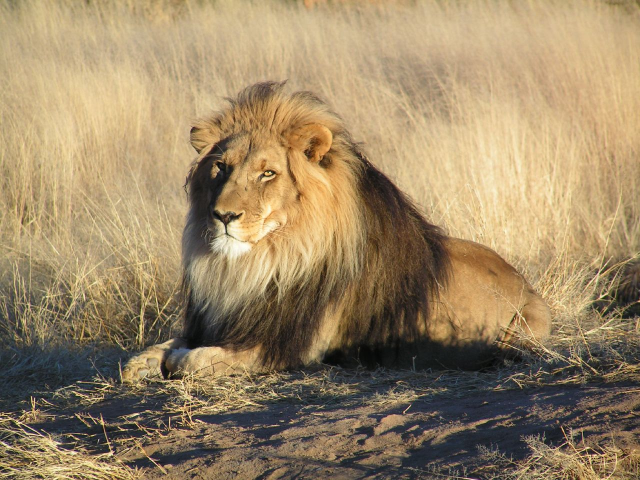
#> input picture Hafta_3/Lion_waiting_in_Namibia.jpeg, 1280 x 960 px (shown at 1/2 size)
$ jupyter execute Kod_1.ipynb
#> lines starting #> are read from the running program, lines starting #| are printed output that depends on the picture; after the words box and inside, x2 and y2 are one past the last pixel; in counts of white or black regions, pixels touching at a corner belong together
[cell 1]
import cv2
import matplotlib.pyplot as plt
import numpy as np

[cell 2]
my_img = cv2.imread("./Lion_waiting_in_Namibia.jpeg")
#> my_img is the input picture: shape (960, 1280, 3); mean B, G, R 102.3, 135.3, 156.3

[cell 3]
type(my_img)

[cell 4]
my_img.shape
#> Out = (960, 1280, 3)

[cell 5]
my_gray_img = cv2.cvtColor(my_img, cv2.COLOR_BGR2GRAY)
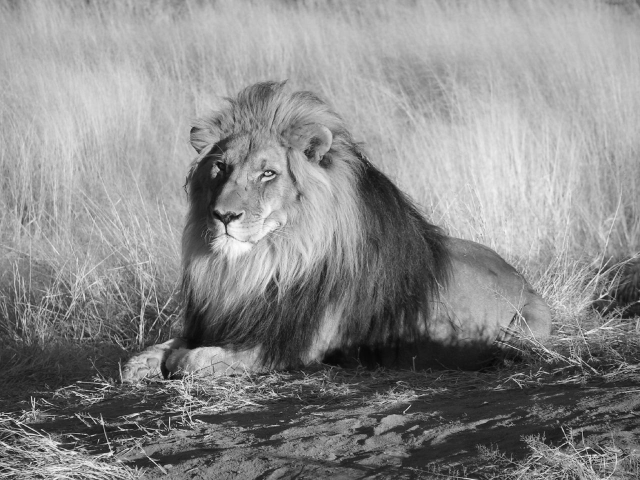
#> my_gray_img: shape (960, 1280) (shown at 1/2 size); min 2, max 254, mean 137.8

[cell 6]
my_gray_img.shape
#> Out = (960, 1280)

[cell 7]
plt.imshow(my_gray_img, cmap="gray")
plt.axis("off")

[cell 8]
# Binary Thresh: İkili eşikleme, verilen thresh (eşik) değeri baz alınarak
# bu eşik değerinin altında kalan piksel değerleri yani örneğin 125'ten küçük
# piksel değerleri siyah rengini alacak (0), büyük veya eşit olanlar ise
# beyaz rengini (255) alacak

[cell 9]
_, my_binary_thresh_img = cv2.threshold(my_gray_img, thresh=125, maxval=255,
                                    type=cv2.THRESH_BINARY)
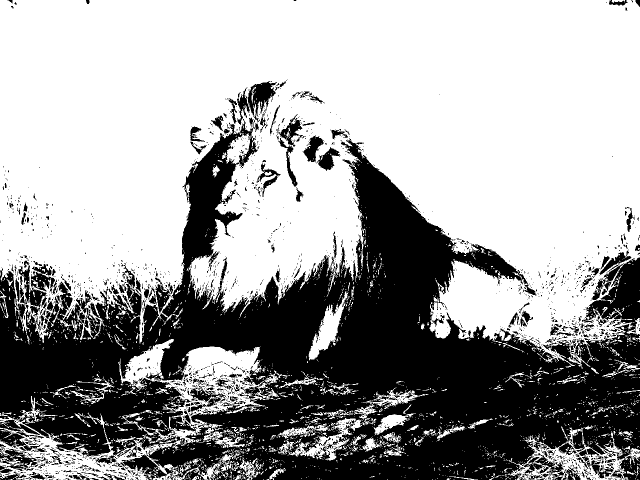
#> my_binary_thresh_img: shape (960, 1280) (shown at 1/2 size); 63.4% white; 2181 black regions (1912 under 20 px), largest, box (x1, y1, x2, y2) and area: (0, 235, 1280, 960) 403922, (495, 162, 552, 245) 2090, (557, 228, 606, 374) 1818

[cell 10]
_
#> Out = 125

[cell 11]
fig = plt.figure(figsize=(10,7))

plt.subplot(1,2,1)
plt.imshow(my_gray_img,cmap="gray")
plt.axis("off")
plt.title("Original Gray Image")

plt.subplot(1,2,2)
plt.imshow(my_binary_thresh_img,cmap="gray")
plt.axis("off")
plt.title("Binary Thresh Image")
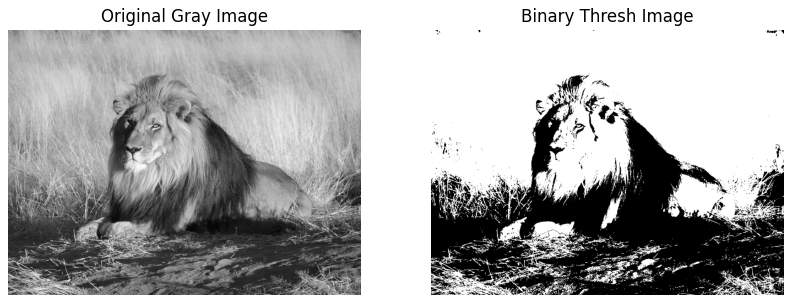
#> figure drawn by matplotlib, 2 panels

[cell 12]
my_gray_img[100,100]
#> Out = 173

[cell 13]
my_binary_thresh_img[100,100]
#> Out = 255

[cell 14]
my_gray_img[500,850]
#> Out = 82

[cell 15]
my_binary_thresh_img[500,850]
#> Out = 0

[cell 16]
_, my_binary_inv_thresh_img = cv2.threshold(my_gray_img, thresh=125, maxval=255,
                                    type=cv2.THRESH_BINARY_INV)

[cell 17]
fig = plt.figure(figsize=(10,7))

plt.subplot(1,3,1)
plt.imshow(my_gray_img,cmap="gray")
plt.axis("off")
plt.title("Original Gray Image")

plt.subplot(1,3,2)
plt.imshow(my_binary_thresh_img,cmap="gray")
plt.axis("off")
plt.title("Binary Thresh Image")

plt.subplot(1,3,3)
plt.imshow(my_binary_inv_thresh_img,cmap="gray")
plt.axis("off")
plt.title("Binary Inverse Thresh Image")
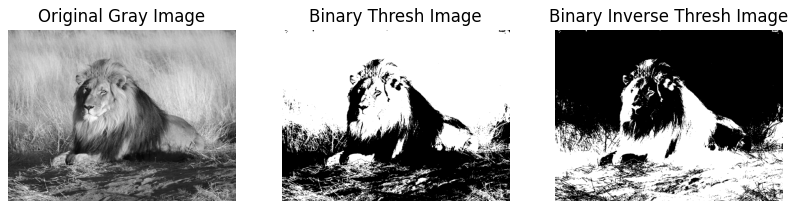
#> figure drawn by matplotlib, 3 panels

[cell 18]
print(f"Original = {my_gray_img[500,850]}")
#| Original = 82
print(f"Binary = {my_binary_thresh_img[500,850]}")
#| Binary = 0
print(f"Binary Inverse = {my_binary_inv_thresh_img[500,850]}")
#| Binary Inverse = 255

[cell 19]
_, my_trunc_thresh_img = cv2.threshold(my_gray_img, thresh=125, maxval=255,
                                    type=cv2.THRESH_TRUNC)
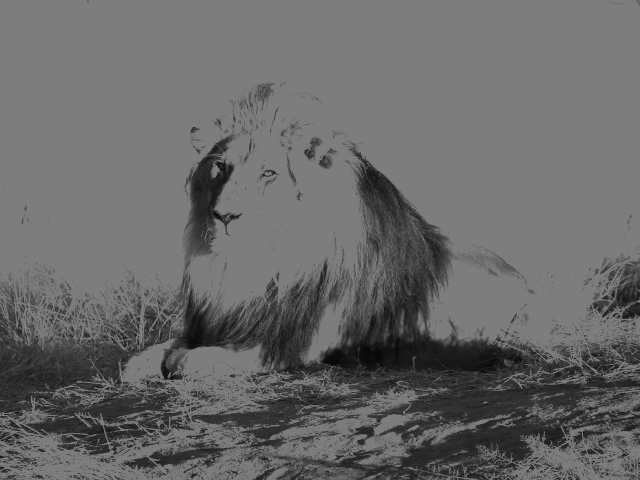
#> my_trunc_thresh_img: shape (960, 1280) (shown at 1/2 size); min 2, max 125, mean 104.5

[cell 20]
fig = plt.figure(figsize=(10,7))

plt.subplot(2,2,1)
plt.imshow(my_gray_img,cmap="gray")
plt.axis("off")
plt.title("Original Gray Image")

plt.subplot(2,2,2)
plt.imshow(my_binary_thresh_img,cmap="gray")
plt.axis("off")
plt.title("Binary Thresh Image")

plt.subplot(2,2,3)
plt.imshow(my_binary_inv_thresh_img,cmap="gray")
plt.axis("off")
plt.title("Binary Inverse Thresh Image")

plt.subplot(2,2,4)
plt.imshow(my_trunc_thresh_img,cmap="gray")
plt.axis("off")
plt.title("TRUNC Thresh Image")

[cell 21]
# Binary Thresholding: belirlenen eşik değerine göre (thresh value),
# orijinal görüntünün pikseli, bu eşik değerinden küçükse siyah rengine
# dönüştürülür yani 0 değerini alır, ilgili piksel eşik değerinden büyükse
# beyaz rengine dönüştürülür yani 255 değerini alır.

# Binary Inverse (Binary_inv) Thresholding: Binary thresholding'in tam tersidir.
# ilgili piksel, eşik değerinden küçükse 255 değerini alır (beyaz rengine
# dönüştürülür), eşik değerinden büyükse 0 değerini alır (siyah rengine
# dönüştürülür.

# Trunc Thresholding: Görüntünün parlak renklerinin kısılması için kullanılır.
# Şöyle ki, ilgili piksel değeri eşik değerinden büyükse eşik değerine eşitlenir
# eşik değerinden küçükse aynı bırakılır.

# TOZERO Thresholding: eğer ilgili piksel değeri, eşik değerinden büyükse, olduğu
# gibi korunur yani değişmez aynı kalır. Yok eğer, piksel değerinden küçükse,
# 0 yapılır yani siyah rengine dönüşür.

# TOZERO Thresholding: TOZERO'nun tam tersidir.
# eğer ilgili piksel değeri, eşik değerinden büyükse,
# 0 yapılır yani siyah rengine dönüşür.
# Eğer küçükse olduğu gibi korunur yani değişmez aynı kalır.

[cell 22]
print(f"Original = {my_gray_img[500,850]}")
#| Original = 82
print(f"Binary = {my_binary_thresh_img[500,850]}")
#| Binary = 0
print(f"Binary Inverse = {my_binary_inv_thresh_img[500,850]}")
#| Binary Inverse = 255
print(f"Trunc = {my_trunc_thresh_img[500,850]}")
#| Trunc = 82

[cell 23]
np.max(my_trunc_thresh_img)
#> Out = 125

[cell 24]
_, my_tozero_thresh_img = cv2.threshold(my_gray_img, thresh=125, maxval=255,
                                    type=cv2.THRESH_TOZERO)
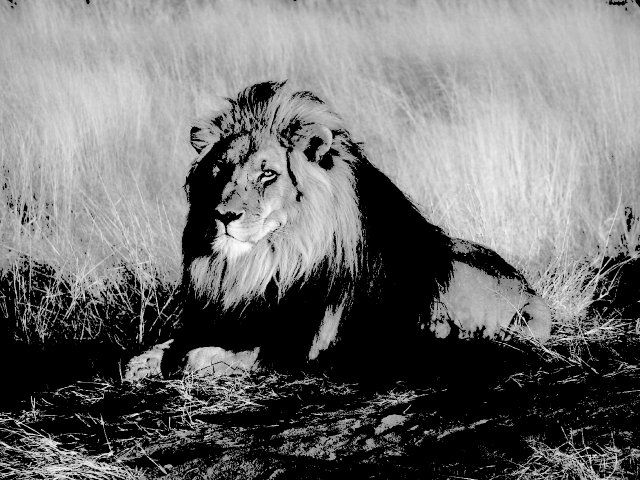
#> my_tozero_thresh_img: shape (960, 1280) (shown at 1/2 size); min 0, max 254, mean 112.6

[cell 25]
fig = plt.figure(figsize=(10,7))

plt.subplot(2,3,1)
plt.imshow(my_gray_img,cmap="gray")
plt.axis("off")
plt.title("Original Gray Image")

plt.subplot(2,3,2)
plt.imshow(my_binary_thresh_img,cmap="gray")
plt.axis("off")
plt.title("Binary Thresh Image")

plt.subplot(2,3,3)
plt.imshow(my_binary_inv_thresh_img,cmap="gray")
plt.axis("off")
plt.title("Binary Inverse Thresh Image")

plt.subplot(2,3,4)
plt.imshow(my_trunc_thresh_img,cmap="gray")
plt.axis("off")
plt.title("TRUNC Thresh Image")

plt.subplot(2,3,5)
plt.imshow(my_tozero_thresh_img,cmap="gray")
plt.axis("off")
plt.title("TOZERO Thresh Image")

[cell 26]
print(f"Original = {my_gray_img[500,850]}")
#| Original = 82
print(f"Binary = {my_binary_thresh_img[500,850]}")
#| Binary = 0
print(f"Binary Inverse = {my_binary_inv_thresh_img[500,850]}")
#| Binary Inverse = 255
print(f"Trunc = {my_trunc_thresh_img[500,850]}")
#| Trunc = 82
print(f"Tozero = {my_tozero_thresh_img[500,850]}")
#| Tozero = 0

[cell 27]
_, my_tozero_inv_thresh_img = cv2.threshold(my_gray_img, thresh=125, maxval=255,
                                    type=cv2.THRESH_TOZERO_INV)
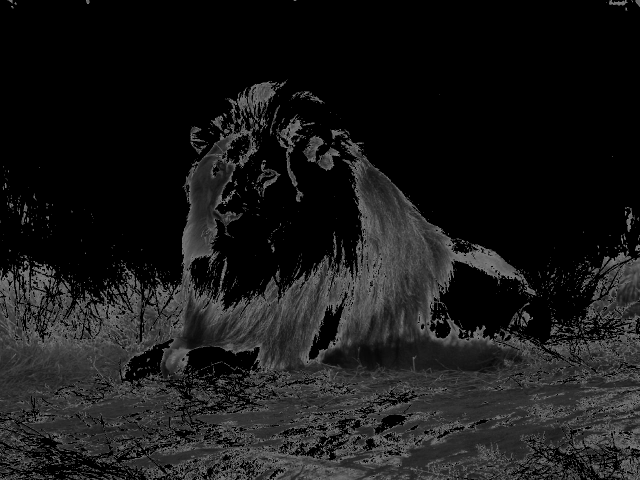
#> my_tozero_inv_thresh_img: shape (960, 1280) (shown at 1/2 size); min 0, max 125, mean 25.3

[cell 28]
fig = plt.figure(figsize=(10,7))

plt.subplot(2,3,1)
plt.imshow(my_gray_img,cmap="gray")
plt.axis("off")
plt.title("Original Gray Image")

plt.subplot(2,3,2)
plt.imshow(my_binary_thresh_img,cmap="gray")
plt.axis("off")
plt.title("Binary Thresh Image")

plt.subplot(2,3,3)
plt.imshow(my_binary_inv_thresh_img,cmap="gray")
plt.axis("off")
plt.title("Binary Inverse Thresh Image")

plt.subplot(2,3,4)
plt.imshow(my_trunc_thresh_img,cmap="gray")
plt.axis("off")
plt.title("TRUNC Thresh Image")

plt.subplot(2,3,5)
plt.imshow(my_tozero_thresh_img,cmap="gray")
plt.axis("off")
plt.title("TOZERO Thresh Image")

plt.subplot(2,3,6)
plt.imshow(my_tozero_inv_thresh_img,cmap="gray")
plt.axis("off")
plt.title("TOZERO INV Thresh Image")

plt.tight_layout()
plt.savefig("./Thresholding Types.png",dpi=300)

[cell 29]
print(f"Original = {my_gray_img[500,850]}")
#| Original = 82
print(f"Binary = {my_binary_thresh_img[500,850]}")
#| Binary = 0
print(f"Binary Inverse = {my_binary_inv_thresh_img[500,850]}")
#| Binary Inverse = 255
print(f"Trunc = {my_trunc_thresh_img[500,850]}")
#| Trunc = 82
print(f"Tozero = {my_tozero_thresh_img[500,850]}")
#| Tozero = 0
print(f"Tozero Inverse = {my_tozero_inv_thresh_img[500,850]}")
#| Tozero Inverse = 82

[cell 30]
# Python'da 2 adet cv2.resize() fonksiyonu yazınız.
# Bu fonksiyonlar 1 adet parametre alacak. O da görüntünün kendisi olacak
# Görüntüyü büyütürken de küçültürken de genişlik ve yüksekliğinin
# %25'i kadar olacaktır. Her iki fonksiyon da geriye, işlenmiş görüntünün
# kendisini döndürecektir.

# cv2.resize() kullanımı
# cv2.resize(original_img,(genişlik,yükseklik),cv2.INTER_LANCZOS4)

[cell 31]
def img_zoom_in(img_org):
    # Görüntünün satırının (yüksekliğinin) %25'ini hesapladık
    new_height = img_org.shape[0] + int(img_org.shape[0]*0.25)
#> new_height = 1200
    new_weight = img_org.shape[1] + int(img_org.shape[1]*0.25)
#> new_weight = 1600

    new_img = cv2.resize(img_org,(new_weight, new_height),cv2.INTER_LANCZOS4)
    return new_img

def img_zoom_out(img_org):
    # Görüntünün satırının (yüksekliğinin) %25'ini hesapladık
    new_height = img_org.shape[0] - int(img_org.shape[0]*0.25)
#> new_height = 720
    new_weight = img_org.shape[1] - int(img_org.shape[1]*0.25)
#> new_weight = 960

    new_img = cv2.resize(img_org,(new_weight, new_height),cv2.INTER_LANCZOS4)
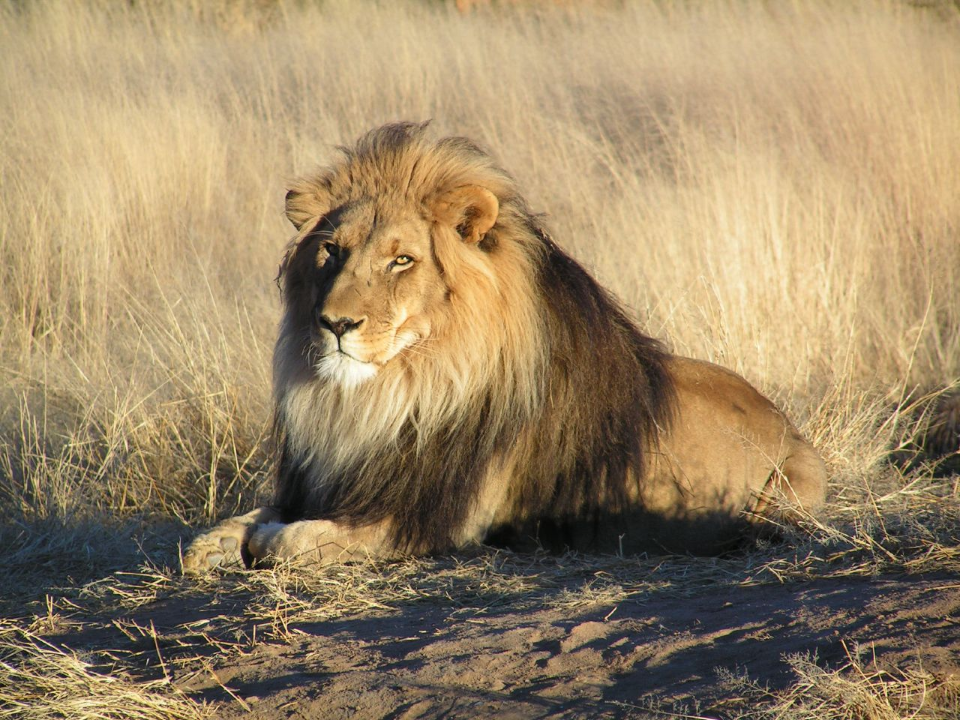
#> new_img: shape (720, 960, 3); mean R, G, B 156.2, 135.2, 102.2
    return new_img

[cell 32]
my_rgb_img = cv2.cvtColor(my_img, cv2.COLOR_BGR2RGB)

[cell 33]
new_big_img = img_zoom_in(my_rgb_img)
new_small_img = img_zoom_out(my_rgb_img)

print(f"Orijinal Görüntü = {my_rgb_img.shape[:2]}")
#| Orijinal Görüntü = (960, 1280)
print(f"Büyütülmüş Görüntü = {new_big_img.shape[:2]}")
#| Büyütülmüş Görüntü = (1200, 1600)
print(f"Küçültülmüş Görüntü = {new_small_img.shape[:2]}")
#| Küçültülmüş Görüntü = (720, 960)

[cell 34]
fig = plt.figure(figsize=(10,7))

plt.subplot(1,3,1)
plt.imshow(my_rgb_img)
plt.axis("off")
plt.title("Original Gray Image")

plt.subplot(1,3,2)
plt.imshow(new_big_img)
plt.axis("off")
plt.title("BIGGER Image")

plt.subplot(1,3,3)
plt.imshow(new_small_img)
plt.axis("off")
plt.title("SMALLER Image")

plt.tight_layout()
plt.savefig("./Image_Resizing_with_automatic_calculation.png",dpi=300)
